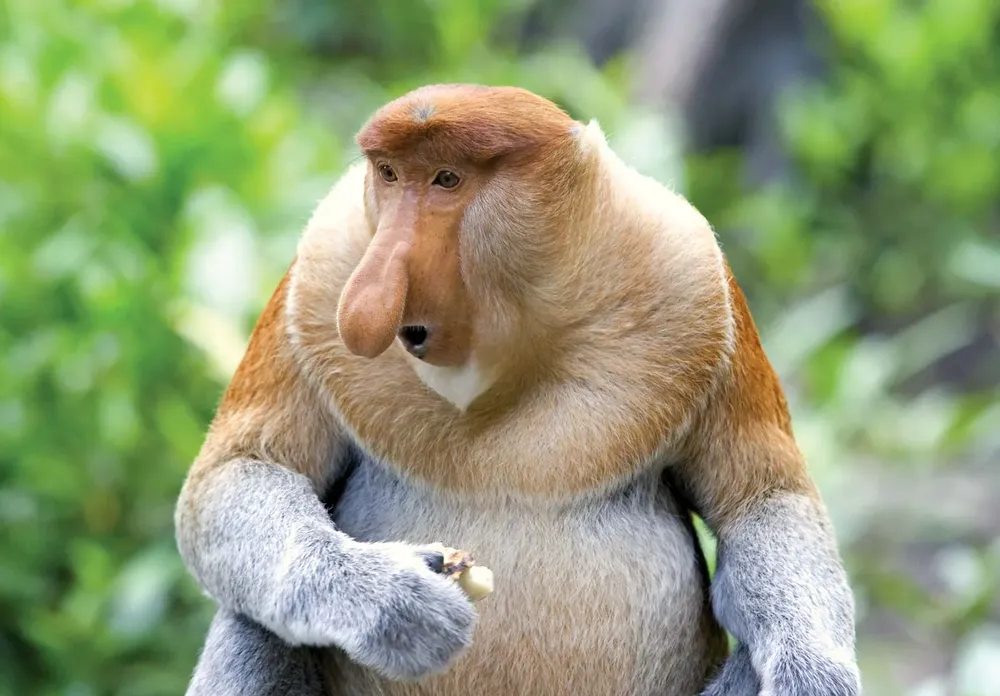
#> input picture Proboscis-monkey.webp, 1000 x 696 px, shrunk from 1600 x 1114 before the run, given in place of the camera
$ python video.py
#> lines starting #> are read from the running program, lines starting #| are printed output that depends on the picture; after the words box and inside, x2 and y2 are one past the last pixel; in counts of white or black regions, pixels touching at a corner belong together
import cv2 as cv
import numpy as np

cap = cv.VideoCapture(0)

while True:
    # Take each frame
    _, frame = cap.read()
#> frame is the input picture: shape (696, 1000, 3); mean B, G, R 118.1, 155.6, 143.8

    # Convert BGR to HSV
    hsv = cv.cvtColor(frame, cv.COLOR_BGR2HSV)
#> hsv: shape (696, 1000, 3); mean H, S, V 49.2, 81.5, 165.1

    # Define range of blue color in HSV
    lower_blue = np.array([110, 50, 50])
    upper_blue = np.array([130, 255, 255])

    # Threshold the HSV image to get only blue colors
    mask = cv.inRange(hsv, lower_blue, upper_blue)
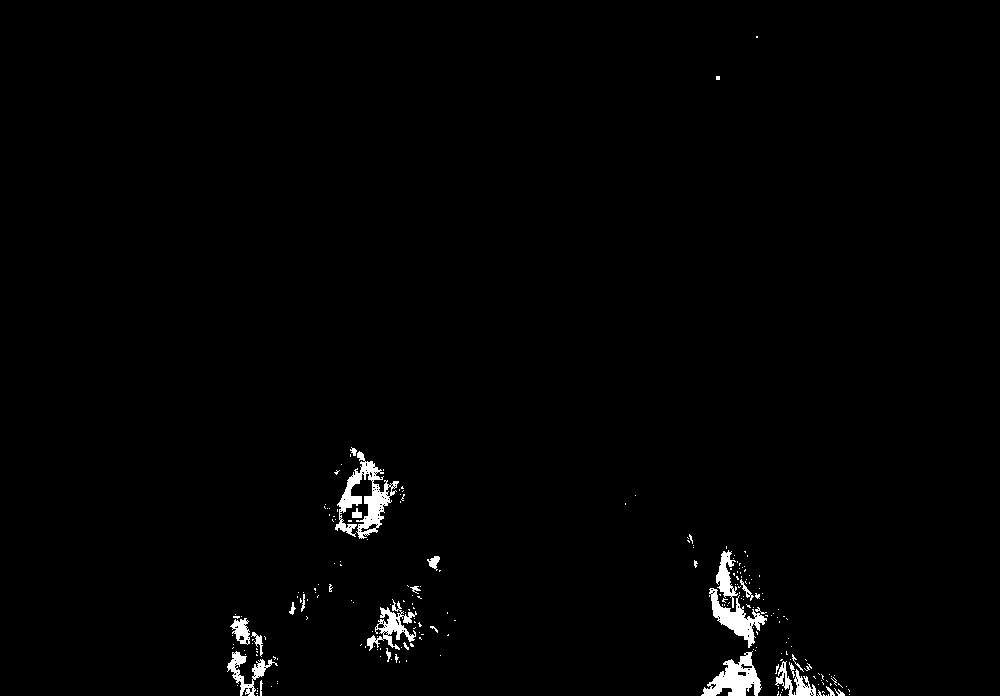
#> mask: shape (696, 1000); 1.3% white; 224 white regions (197 under 20 px)

    # Find contours in the mask
    contours, _ = cv.findContours(mask, cv.RETR_EXTERNAL, cv.CHAIN_APPROX_SIMPLE)
#> contours = 224 contours, 208 with area under 20; largest, box (x1, y1, x2, y2) and area: (335, 451, 399, 539) 1734, (701, 651, 762, 696) 1295, (709, 588, 767, 648) 1032, (367, 599, 417, 651) 708, (227, 651, 278, 696) 550

    # Find the contour with the largest area
    if contours:
        largest_contour = max(contours, key=cv.contourArea)
#> largest_contour = contour of 385 points, box (x1, y1, x2, y2) (335, 451, 399, 539), area 1734
        x, y, w, h = cv.boundingRect(largest_contour)
#> x = 335; y = 451; w = 64; h = 88
        cv.rectangle(frame, (x, y), (x + w, y + h), (0, 255, 0), 2)
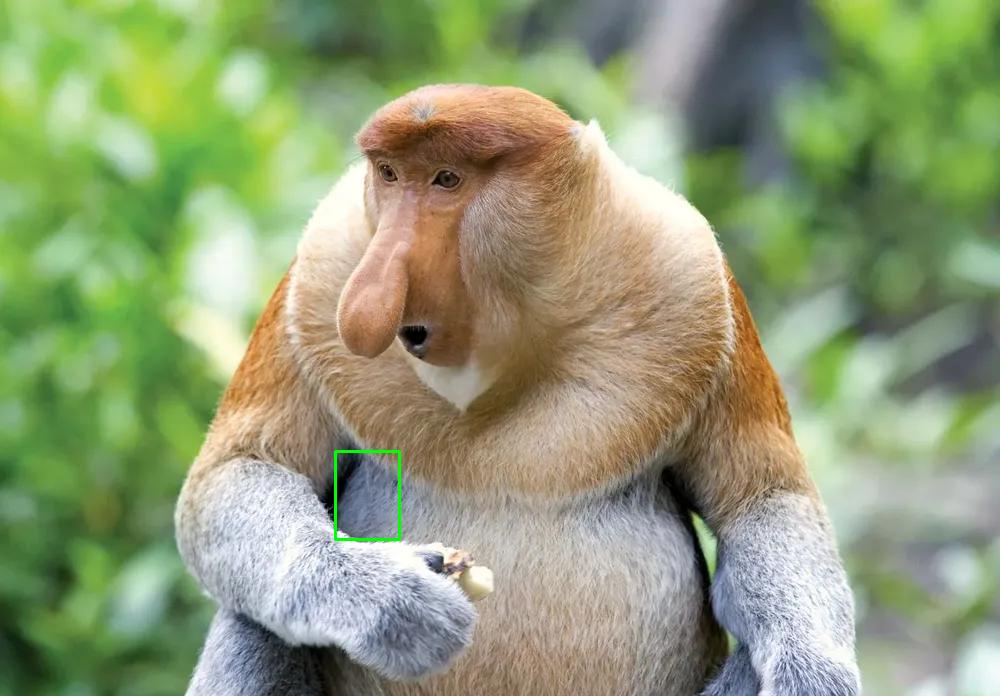
#> frame: shape (696, 1000, 3); 0.13% of pixels changed, all inside (x1, y1, x2, y2) = (334, 450, 401, 541)

    # Bitwise-AND mask and original image
    res = cv.bitwise_and(frame, frame, mask=mask)

    # Display the frames
    cv.imshow('frame', frame)
    cv.imshow('mask', mask)
    cv.imshow('res', res)

    # Break the loop if 'Esc' key is pressed
    k = cv.waitKey(5) & 0xFF
#> (key Esc is pressed here)
    if k == 27:
        break

# Release the capture and close all windows
cap.release()
cv.destroyAllWindows()
